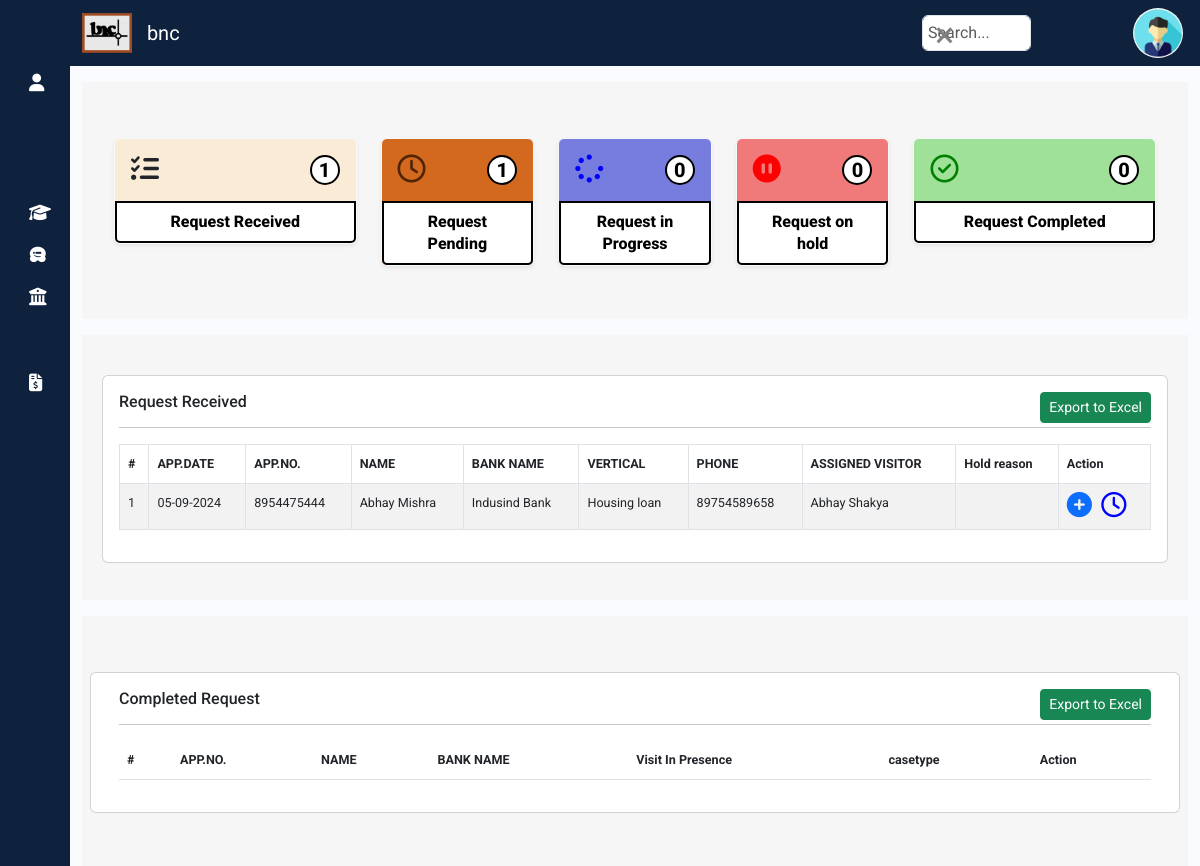
The page /engineer/engineerhome/ (signed in) on the database as committed earlier.
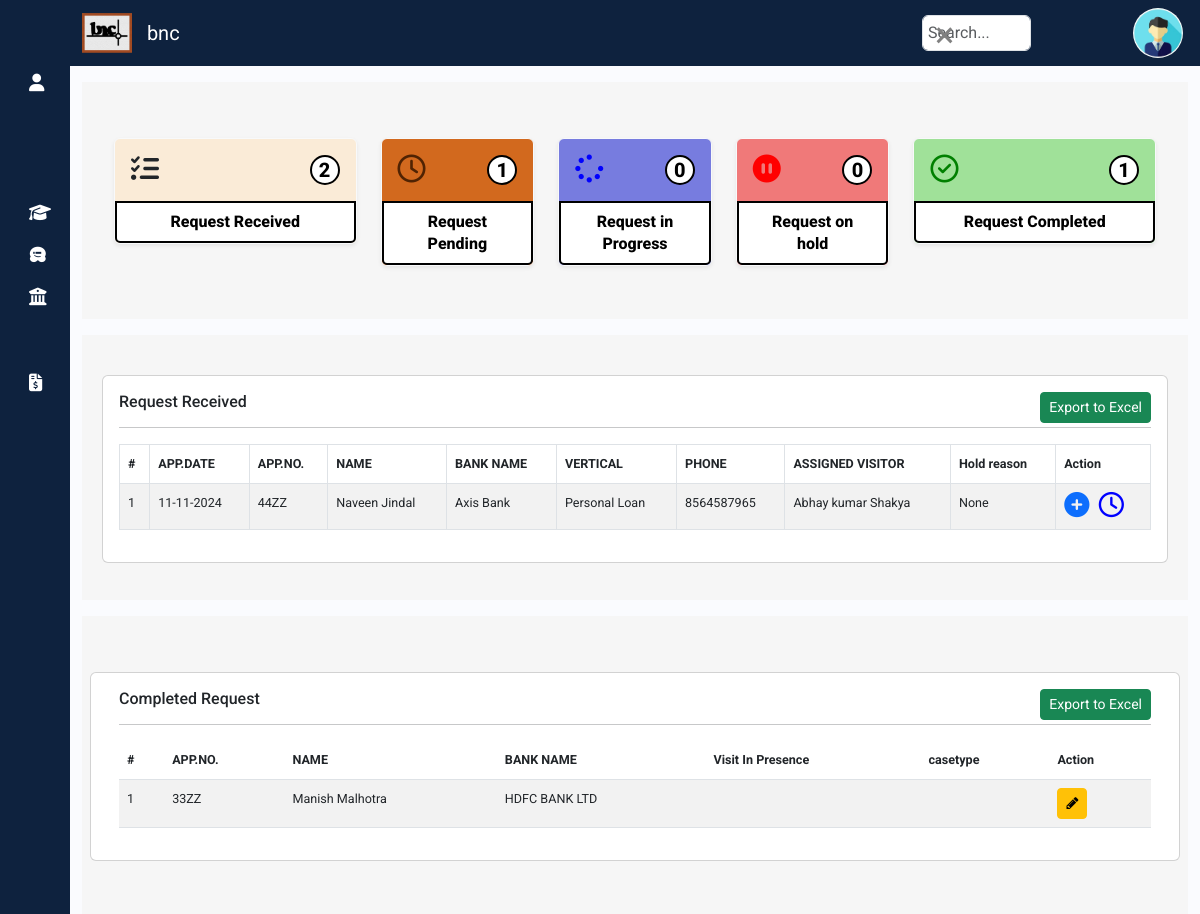
The same page on the database as committed later.
### reception/models.py (models this page shows, shortened)
class ReceptionReport(models.Model):
    applicationdate = models.DateTimeField(null=True)
    applicationnumber = models.CharField(max_length=20,null=True)
    name = models.CharField(max_length=30,null=True)
    bankname = models.CharField(max_length=50,null=True)
    bankid = models.IntegerField(null=True)
    bankvertical = models.CharField(max_length=50,null=True)
    add1 = models.CharField(max_length=100, null=True, default="Gwalior")
    add2 = models.CharField(max_length=100, null=True)
    city = models.CharField(max_length=30, null=True)
    region = models.CharField(max_length=30,null=True)
    zip = models.CharField(max_length=6,null=True)
    country = models.CharField(max_length=20,null=True)
    phonenumber = models.CharField(max_length=10,null=True)
    visitingperson = models.IntegerField(null=True)
    reportperson = models.IntegerField(null=True)
    visitingpersonname = models.CharField(max_length=50,null=True)
    reportpersonname = models.CharField(max_length=50,null=True)
    engineer = models.CharField(max_length=10, null=True)
    reporter = models.CharField(max_length=10, null=True)
    priority = models.BooleanField(default=False)
    engineerholdcause = models.TextField(blank=True, null=True)
    reporterholdcause = models.TextField(null=True, blank=True)
    engid=models.IntegerField(null=True, blank=True)
    repid=models.IntegerField(null=True, blank=True)
    archieved = models.BooleanField(default=False)
    datecreated = models.DateTimeField(auto_now_add=True)
    updated_at = models.DateTimeField(auto_now=True)

### site_engineer/models.py (models this page shows)
class EngineerReport(models.Model):
    applicationnumber = models.CharField(max_length=20)
    name = models.CharField(max_length=30)
    visitinpresence = models.CharField(max_length=30,null=True)
    bankname = models.CharField(max_length=50)
    bankid = models.IntegerField(null=True)
    casetype = models.CharField(max_length=50)
    add1 = models.CharField(max_length=100)
    add2 = models.CharField(max_length=100,null=True)
    city = models.CharField(max_length=30)
    region = models.CharField(max_length=30)
    zip = models.CharField(max_length=6)
    country = models.CharField(max_length=20)
    east = models.CharField(max_length=50,null=True)
    west = models.CharField(max_length=50,null=True)
    north = models.CharField(max_length=50,null=True)
    south = models.CharField(max_length=50,null=True)
    gfarea = models.CharField(max_length=10,null=True)
    ffarea = models.CharField(max_length=10,null=True)
    sfarea = models.CharField(max_length=10,null=True)
    tfarea = models.CharField(max_length=10,null=True)
    propertyage = models.CharField(max_length=3,null=True)
    landrate = models.CharField(max_length=10,null=True)
    Occupant = models.CharField(max_length=50,null=True)
    rented = models.CharField(max_length=50, null=True)
    landmark = models.CharField(max_length=100,null=True)
    roadwidth = models.CharField(max_length=10,null=True)
    hightensionline = models.BooleanField(null=True)
    railwayline = models.BooleanField(null=True)
    nala = models.BooleanField(null=True)
    river = models.BooleanField(null=True)
    pahad = models.BooleanField(null=True)
    roadcomesunderroadbinding = models.BooleanField(null=True)
    propertyaccessissue = models.BooleanField(null=True)
    othercheck = models.BooleanField(null=True)
    others = models.CharField(max_length=100, null=True, blank=True)
    remark = models.CharField(max_length=100, null=True, blank=True)
    reporter = models.CharField(max_length=10, null=True)
    reportersubmitdate = models.DateTimeField(null=True, blank=True)
    lat = models.CharField(max_length=200,null=True,blank=True)
    lng = models.CharField(max_length=200,null=True,blank=True)
    placeid = models.CharField(max_length=200,null=True,blank=True)
    receptionid = models.ForeignKey(ReceptionReport, on_delete=models.DO_NOTHING, null=True, blank=True)
    priority = models.BooleanField(default=False,null=True)
    userdetailsid = models.ForeignKey(User, on_delete=models.DO_NOTHING, default=0)
    reporterholdcause = models.TextField(blank=True, null=True)
    archieved = models.BooleanField(default=False)
    datecreated = models.DateTimeField(auto_now_add=True)
    updated_at = models.DateTimeField(auto_now=True)
    def __str__(self):
        return str(self.id)

### site_engineer/views.py (the view, shortened to what this page needs)
# urls.py: path('engineerhome/',views.engineerhome,name='engineerhome'),
def engineerhome(request):
    if request.method =='POST':
        return redirect('/engineer/engineerhome/')
    else:
        if request.user.is_authenticated:
                useremail = request.user.email
                if(UserDetails.objects.filter(user_email=useremail).exists()):
                    username = UserDetails.objects.get(user_email=useremail).first_name+" "+UserDetails.objects.get(user_email=useremail).last_name
                    userrole = UserDetails.objects.get(user_email=useremail).role
                    if userrole == "Admin":
                            allreport=ReceptionReport.objects.all()
                            receivedrequest=ReceptionReport.objects.exclude(engineer ='Submitted').order_by('-priority','-updated_at')
                            totalrequestnumber = ReceptionReport.objects.count()
                            totalcompleted = ReceptionReport.objects.filter(engineer='Submitted').count()
                            completedrequest=EngineerReport.objects.all().order_by('-priority','-updated_at')
                            inprogress = ReceptionReport.objects.filter(engineer='InProgress').count()
                            hold = ReceptionReport.objects.filter(engineer='Hold').count()
                            pendingrequest = totalrequestnumber-(totalcompleted+inprogress+hold)
        return render(request,"engineer/engineerhome.html",
                {'requestreceived':receivedrequest,
                 'allreports':allreport,
                'totreq':totalrequestnumber,
                'requestcompleted':completedrequest,
                'compreq':totalcompleted,
                'pending':pendingrequest,
                'inprogress':inprogress,
                'hold':hold,
                'date':datetime.now()})

### templates/engineer/engineerhome.html (shortened to what the changed rows need)
{% extends "sidebar.html" %}
{% load static %}
{% block content %}
<div class="container-fluid" >
  <div class="container my-3" style="display: block; background: #f6f6f6; padding: 40px 20px 37px;">
  <div class="container my-3">
      <div class="row my-3">
          <div class="col-md-3">
              <div class="card text-center widget-card border-light shadow-sm" style="background-color: antiquewhite;">
                  <div class="card-body d-flex justify-content-between">
                    <i class="fa-solid fa-list-check fa-2x"></i>
                    <span class="circle" id="totreq">{{totreq}}</span>
                  </div>
                </div>
          </div>
          <div class="col-md-3">
              <div class="card text-center widget-card border-light shadow-sm" style="background-color: rgb(160, 225, 153);">
                  <div class="card-body d-flex justify-content-between">
                    <i class="fa-regular fa-circle-check fa-2x" style="color: green;"></i>
                  <span id="compreq" class="circle">{{compreq}}</span>
                  </div>
                </div>
          </div>
      </div>
  </div>
  </div>
  <div class="container my-3" style="display:block; background-color:#f6f6f6; padding:40px 20px 37px;">
    <div class="row">
      <div class="col-md-12">
        <div class="card">
          <div class="card-body">
            <table id="engineertable" class="table table-hover table-striped table-bordered " style="font-size: 90%;">
              <thead>
                <tr>
                  <th scope="col">#</th>
                  <th scope="col">APP.DATE</th>
                  <th scope="col">APP.NO.</th>
                  <th scope="col">NAME</th>
                  <th scope="col">BANK NAME</th>
                  <th scope="col">VERTICAL</th>
                  <th scope="col">PHONE</th>
                  <th scope="col">ASSIGNED VISITOR</th>
                  <th scope="col">Hold reason</th>
                  <th scope="col">Action</th>
                </tr>
              </thead>
              <tbody>
                {% for recrep in requestreceived %}
                <tr {% if recrep.priority%}  class="table-danger" {%else%} class=""{% endif %}>
                  <td scope="row">{{forloop.counter}}</th>
                  <td >{{recrep.applicationdate|date:"d-m-Y"}}</td>
                  <td >{{recrep.applicationnumber}}</td>
                  <td >{{recrep.name}}</td>
                  <td >{{recrep.bankname}}</td>
                  <td >{{recrep.bankvertical}}</td>
                  <td >{{recrep.phonenumber}}</td>
                  <td >{{recrep.visitingpersonname}}</td>
                  <td >{{recrep.engineerholdcause}}</td>
                    <td><a class="btn-sm"  href="/engineer/engineer/{{recrep.id}}"><i class="fa-solid fa-circle-plus fa-2x"></i></a>&nbsp;&nbsp;
                      <a class="engineerstatusupdate" data-url="{% url 'engreportstatus' 'S' recrep.id  %}" href="#"   title="Set Status">
                        {% if recrep.engineer == 'InProgress' %}
                        <i class="fa-solid fa-spinner fa-2x" style="color: green;"></i>
                        {% elif recrep.engineer == 'Hold' %}
                        <i class="fa-solid fa-circle-pause fa-2x" style="color: red;"></i>
                         {%else%}
                         <i class="fa-regular fa-clock fa-2x" style="color: blue;"></i>
                         {% endif %}
                        </a>
                    </td>
                </tr>
                {% endfor %}
              </tbody>
            </table>
          </div>
        </div>
      </div>
    </div>
  </div>
  <div class="container" style="display:block; background-color:#f6f6f6; padding:40px 20px 37px;">
    <div class="row my-3">
        <div class="card">
          <div class="card-body">
            <table id="engineertablecomp" class="table table-hover table-striped tavle-bordered" style="font-size: 90%;">
              <thead>
                <tr>
                  <th scope="col">#</th>
                  <th scope="col">APP.NO.</th>
                  <th scope="col">NAME</th>
                  <th scope="col">BANK NAME</th>
                  <th scope="col">Visit In Presence</th>
                  <th scope="col">casetype</th>
                  <th scope="col">Action</th>
                </tr>
              </thead>
              <tbody>
                {% for reqcom in requestcompleted %}
                <tr>
                  <td scope="row">{{forloop.counter}}</th>
                  <td >{{reqcom.applicationnumber}}</td>
                  <td >{{reqcom.name}}</td>
                  <td >{{reqcom.bankname}}</td>
                  <td >{{reqcom.visitinpresence}}</td>
                  <td >{{reqcom.casetype}}</td>
                  <td>
                    <a href="/engineer/updateengineerreport/{{reqcom.id}}" class="btn btn-warning btn-sm"><i class="fa fa-pencil" aria-hidden="true"></i></a>
                  </td>
                  </tr>
                {% endfor %}
              </tbody>
            </table>
          </div>
        </div>
      </div>
    </div>
</div>
{% endblock %}

Rows that differ between the two databases and show on the page:
removed ReceptionReport: applicationdate "05-09-2024", applicationnumber "8954475444", name "Abhay Mishra", bankname "Indusind Bank", bankvertical "Housing loan", phonenumber "89754589658", visitingpersonname "Abhay Shakya", engineer "Pending" (drawn)
added ReceptionReport: applicationdate "11-11-2024", applicationnumber "44ZZ", name "Naveen Jindal", bankname "Axis Bank", bankvertical "Personal Loan", phonenumber "8564587965", visitingpersonname "Abhay kumar Shakya", engineerholdcause "None"
added EngineerReport: applicationnumber "33ZZ", name "Manish Malhotra", bankname "HDFC BANK LTD"
Other text that changed with them:
{{ totreq }}: "1" → "2"
{{ compreq }}: "0" → "1"
